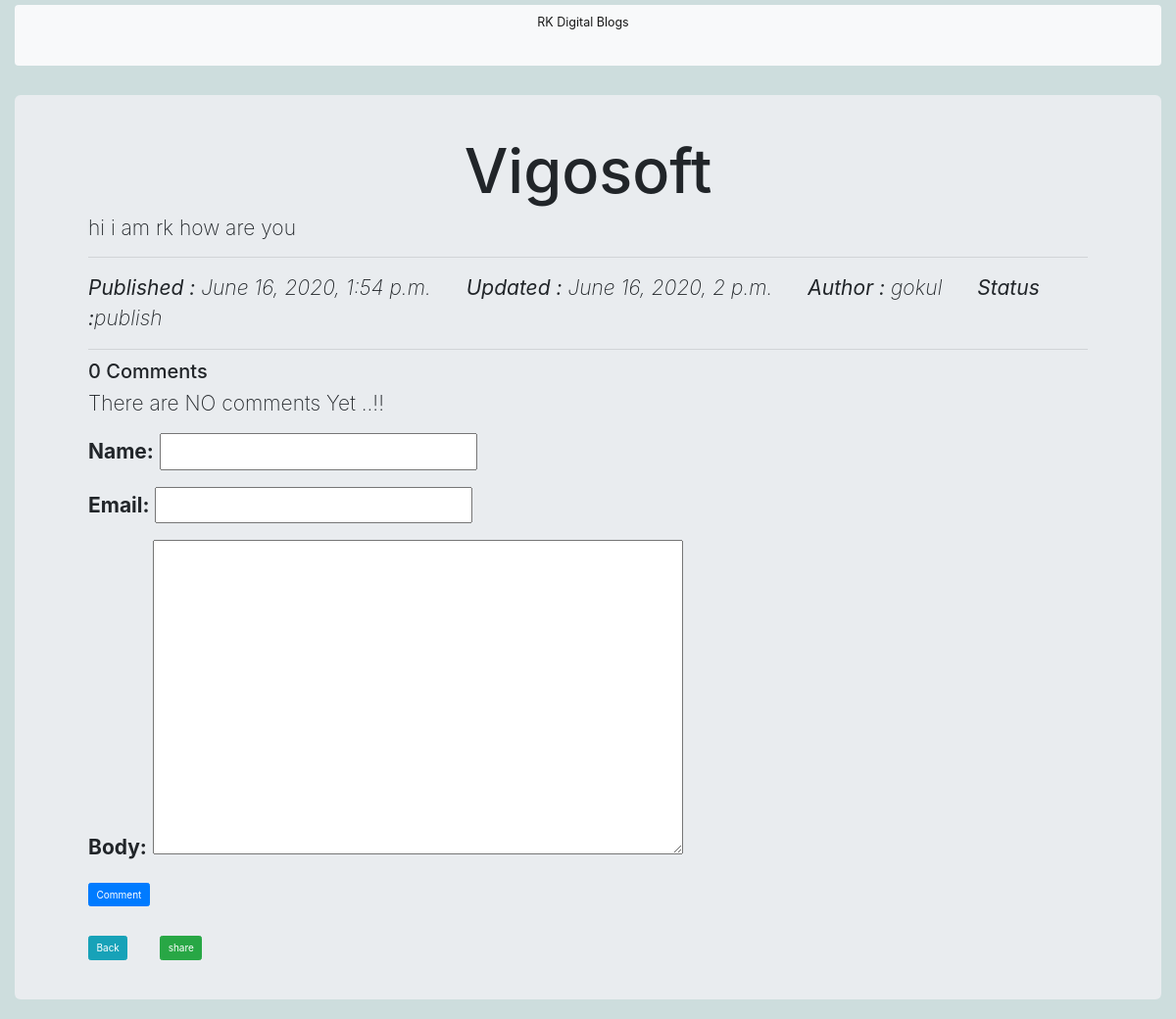
/read/1, run on the app's committed database.
### myapp/models.py (models this page shows, shortened)
class Post(models.Model):
    STATUS_CHOICE=(('draft','Draft'),('publish','Published'))
    title=models.CharField(max_length=100)
    slug=models.SlugField(max_length=260,unique_for_date='publish')
    author=models.ForeignKey(User,related_name='block_post',on_delete=models.CASCADE)
    body=models.TextField()
    publish=models.DateTimeField(default=timezone.now)
    created=models.DateTimeField(auto_now_add=True)
    updated=models.DateTimeField(auto_now=True)
    status=models.CharField(max_length=15,choices=STATUS_CHOICE,default='draft')
    objects=CustomManager()
    tags=TaggableManager()

### myapp/views.py (the view)
# urls.py: path('read/<int:pk>',views.post_detail,name='post_detail'),
def post_detail(Request,pk):
    post=Post.objects.get(id=pk)
    comments=post.comment.filter(active=True)
    csubmit=False
    if Request.method=="POST":
        form=commentForm(Request.POST)
        if form.is_valid():
            new_comment=form.save(commit=False)
            new_comment.post=post
            new_comment.save()
            csubmit=True
    else:
        form=commentForm()
    MY_DICT={'post':post,'form':form,'comment':comments,'cs':csubmit}
    return render(Request,'myapp/details_post.html',MY_DICT)

### myapp/forms.py
class commentForm(forms.ModelForm):
    class Meta:
        model=comment
        fields=('name','email','body')

### myapp/models.py (called while the page is built)
        def get_queryset(self):
            return super().get_queryset().filter(status='publish')

        def get_queryset(self):
            return super().get_queryset().order_by('-created')

### templates/myapp/details_post.html (shortened to what this page needs)
{% extends 'myapp/base.html' %}
{% block rk %}
<div class="jumbotron mt-5 ">
<div class="container">
    <h1 class="text-center">{{post.title}}</h1>
    <p class="lead">{{post.body}} </p>
    <hr class="my-4">
    <p class="font-italic"><b>Published : </b>{{post.publish}} <b class="ml-5">Updated : </b>{{post.updated}} <b class="ml-5">Author : </b>{{post.author}} <b class="ml-5">Status :</b>{{post.status}}</p>
     <hr>
    {% with comment.count as comment_count %}
    <h2>{{comment_count}} Comment{{comment_count|pluralize}}</h2>
    {% endwith %}
    {% if comment %}
     {% for com in comment %}
     <b><p>comments {{forloop.counter}} by {{com.name|title}} on {{com.created}}</p></b>
     <p>{{com.body|linebreaks}}</p>
     <hr>
     {% endfor %}
    {% else %}
    <p> There are NO comments Yet ..!!</p>
    {% endif %}
     <form method="POST">
     {{form.as_p}}
     <input type="submit" class="btn btn-primary mb-5" value="Comment">
     </form>
    <a href="../block" class="btn btn-info">Back</a>
    <a href="../{{post.id}}/share" class="btn btn-success text-right ml-5">share</a>
    </div>
  </div>
{% endblock %}

### static/css/style.css (style rules this page uses)
body { background-color: #cddddd; }

### data on the page
Post: title "Vigosoft", body "hi i am rk how are you", publish "June 16, 2020, 1:54 p.m.", updated "June 16, 2020, 2 p.m.", author "gokul", status "publish"

### other printed values
{{ comment_count }} "0"
